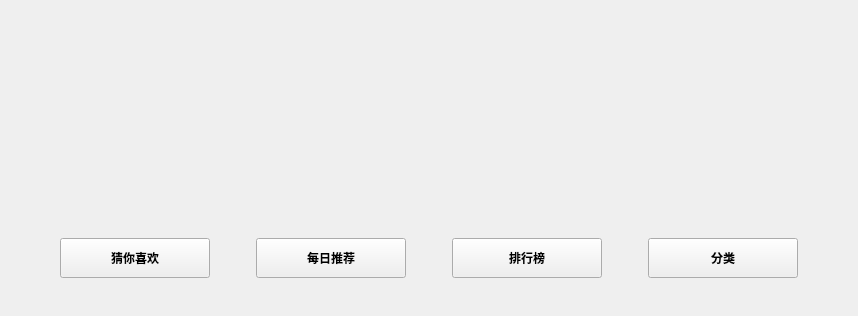
            <widget class="QWidget" name="main_page">
             <layout class="QVBoxLayout" name="verticalLayout_4">
              <property name="spacing">
               <number>0</number>
              </property>
              <item>
               <widget class="QWidget" name="widget_6" native="true">
                <layout class="QHBoxLayout" name="horizontalLayout_2">
                 <property name="rightMargin">
                  <number>10</number>
                 </property>
                 <item>
                  <widget class="GLTabWidget" name="guss_love_widget" native="true">
                   <property name="sizePolicy">
                    <sizepolicy hsizetype="Expanding" vsizetype="Preferred">
                     <horstretch>0</horstretch>
                     <verstretch>0</verstretch>
                    </sizepolicy>
                   </property>
                   <property name="minimumSize">
                    <size>
                     <width>0</width>
                     <height>200</height>
                    </size>
                   </property>
                   <property name="maximumSize">
                    <size>
                     <width>400</width>
                     <height>16777215</height>
                    </size>
                   </property>
                  </widget>
                 </item>
                 <item>
                  <spacer name="horizontalSpacer">
                   <property name="orientation">
                    <enum>Qt::Horizontal</enum>
                   </property>
                   <property name="sizeType">
                    <enum>QSizePolicy::Preferred</enum>
                   </property>
                   <property name="sizeHint" stdset="0">
                    <size>
                     <width>40</width>
                     <height>20</height>
                    </size>
                   </property>
                  </spacer>
                 </item>
                 <item>
                  <widget class="AdvertiseBoard" name="advertise_board_widget" native="true">
                   <property name="sizePolicy">
                    <sizepolicy hsizetype="Expanding" vsizetype="Preferred">
                     <horstretch>0</horstretch>
                     <verstretch>0</verstretch>
                    </sizepolicy>
                   </property>
                   <property name="minimumSize">
                    <size>
                     <width>0</width>
                     <height>200</height>
                    </size>
                   </property>
                   <property name="maximumSize">
                    <size>
                     <width>400</width>
                     <height>16777215</height>
                    </size>
                   </property>
                   <property name="toolTip">
                    <string>性别</string>
                   </property>
                  </widget>
                 </item>
                </layout>
               </widget>
              </item>
              <item>
               <widget class="QWidget" name="classify_widget" native="true">
                <layout class="QHBoxLayout" name="horizontalLayout_3">
                 <item>
                  <spacer name="hs5">
                   <property name="orientation">
                    <enum>Qt::Horizontal</enum>
                   </property>
                   <property name="sizeHint" stdset="0">
                    <size>
                     <width>40</width>
                     <height>20</height>
                    </size>
                   </property>
                  </spacer>
                 </item>
                 <item>
                  <widget class="QPushButton" name="guess_love_pushButton">
                   <property name="minimumSize">
                    <size>
                     <width>150</width>
                     <height>40</height>
                    </size>
                   </property>
                   <property name="font">
                    <font>
                     <bold>true</bold>
                    </font>
                   </property>
                   <property name="cursor">
                    <cursorShape>PointingHandCursor</cursorShape>
                   </property>
                   <property name="text">
                    <string>猜你喜欢</string>
                   </property>
                  </widget>
                 </item>
                 <item>
                  <spacer name="hs9">
                   <property name="orientation">
                    <enum>Qt::Horizontal</enum>
                   </property>
                   <property name="sizeHint" stdset="0">
                    <size>
                     <width>40</width>
                     <height>20</height>
                    </size>
                   </property>
                  </spacer>
                 </item>
                 <item>
                  <widget class="QPushButton" name="recommend_pushButton">
                   <property name="minimumSize">
                    <size>
                     <width>150</width>
                     <height>40</height>
                    </size>
                   </property>
                   <property name="font">
                    <font>
                     <bold>true</bold>
                    </font>
                   </property>
                   <property name="cursor">
                    <cursorShape>PointingHandCursor</cursorShape>
                   </property>
                   <property name="text">
                    <string>每日推荐</string>
                   </property>
                  </widget>
                 </item>
                 <item>
                  <spacer name="hs10">
                   <property name="orientation">
                    <enum>Qt::Horizontal</enum>
                   </property>
                   <property name="sizeHint" stdset="0">
                    <size>
                     <width>40</width>
                     <height>20</height>
                    </size>
                   </property>
                  </spacer>
                 </item>
                 <item>
                  <widget class="QPushButton" name="ranking_list_pushButton">
                   <property name="minimumSize">
                    <size>
                     <width>150</width>
                     <height>40</height>
                    </size>
                   </property>
                   <property name="font">
                    <font>
                     <bold>true</bold>
                    </font>
                   </property>
                   <property name="cursor">
                    <cursorShape>PointingHandCursor</cursorShape>
                   </property>
                   <property name="text">
                    <string>排行榜</string>
                   </property>
                  </widget>
                 </item>
                 <item>
                  <spacer name="hs11">
                   <property name="orientation">
                    <enum>Qt::Horizontal</enum>
                   </property>
                   <property name="sizeHint" stdset="0">
                    <size>
                     <width>40</width>
                     <height>20</height>
                    </size>
                   </property>
                  </spacer>
                 </item>
                 <item>
                  <widget class="QPushButton" name="classify_pushButton">
                   <property name="minimumSize">
                    <size>
                     <width>150</width>
                     <height>40</height>
                    </size>
                   </property>
                   <property name="font">
                    <font>
                     <bold>true</bold>
                    </font>
                   </property>
                   <property name="cursor">
                    <cursorShape>PointingHandCursor</cursorShape>
                   </property>
                   <property name="text">
                    <string>分类</string>
                   </property>
                  </widget>
                 </item>
                 <item>
                  <spacer name="hs6">
                   <property name="orientation">
                    <enum>Qt::Horizontal</enum>
                   </property>
                   <property name="sizeHint" stdset="0">
                    <size>
                     <width>40</width>
                     <height>20</height>
                    </size>
                   </property>
                  </spacer>
                 </item>
                </layout>
               </widget>
              </item>
              <item>
               <widget class="QWidget" name="table_widget" native="true">
                <layout class="QVBoxLayout" name="verticalLayout_8">
                 <item>
                  <spacer name="verticalSpacer">
                   <property name="minimumSize">
                    <size>
                     <width>45</width>
                     <height>0</height>
                    </size>
                   </property>
                   <property name="orientation">
                    <enum>Qt::Vertical</enum>
                   </property>
                   <property name="sizeHint" stdset="0">
                    <size>
                     <width>20</width>
                     <height>191</height>
                    </size>
                   </property>
                  </spacer>
                 </item>
                </layout>
               </widget>
              </item>
             </layout>
            </widget>
